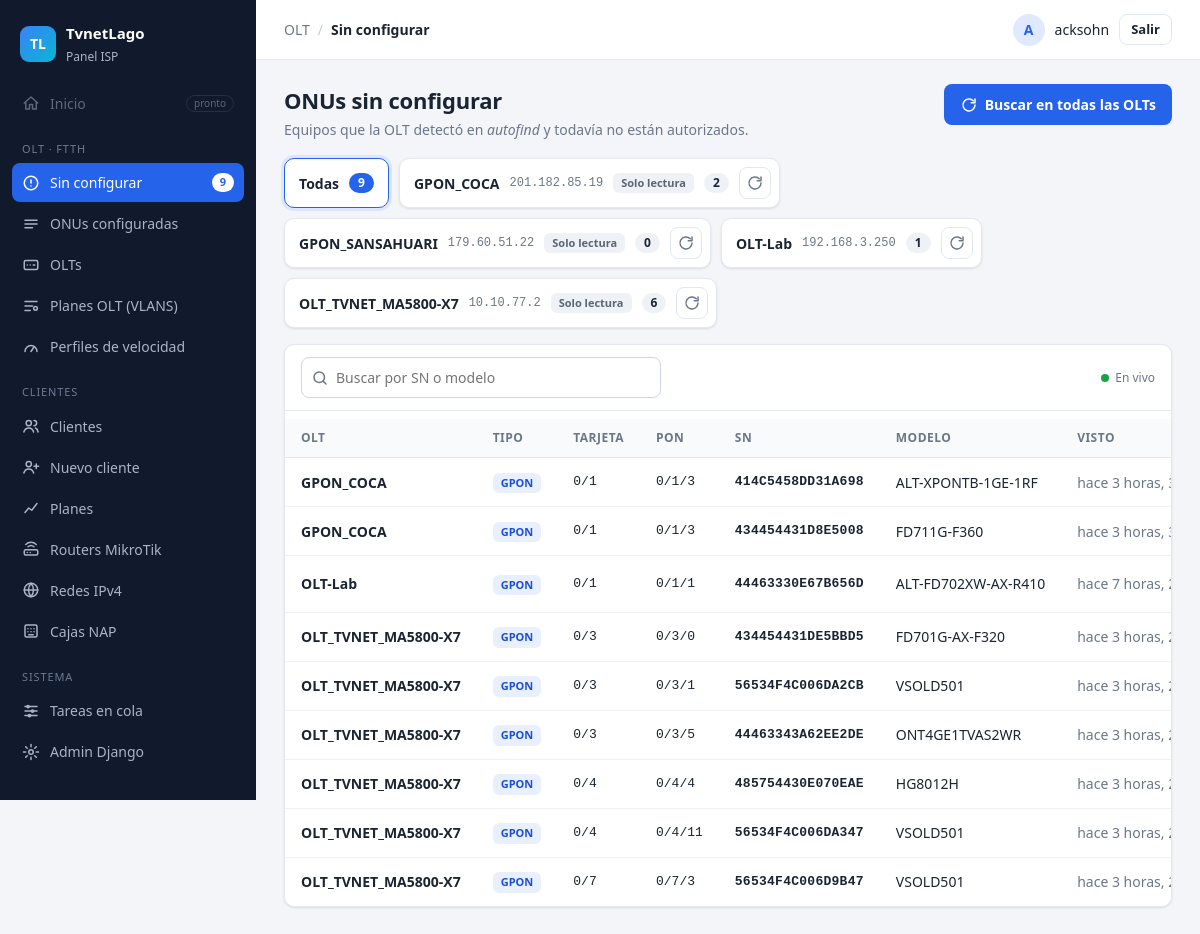
Page /olt/sin-configurar/ (signed in) on the committed database.
### Aplicaciones/ServerOLT/models.py (models this page shows, shortened)
class OLT(models.Model):
    PROTOCOLOS = [("ssh", "SSH"), ("telnet", "Telnet")]
    nombre = models.CharField(max_length=50, unique=True)
    host = models.CharField(max_length=100)
    puerto_ssh = models.PositiveIntegerField("Puerto (SSH o Telnet)", default=22)
    usuario = models.CharField(max_length=50)
    clave = models.CharField(max_length=100)
    protocolo = models.CharField(max_length=6, choices=PROTOCOLOS, default="ssh")
    solo_lectura = models.BooleanField(
        default=False,
        help_text="Márcalo si esta OLT la maneja otro sistema (ej. SmartOLT): "
                  "solo se lee, nunca se autoriza ni se da de baja desde aquí.")
    snmp_comunidad = models.CharField(max_length=50, blank=True)
    snmp_puerto = models.PositiveIntegerField(default=161)
    activa = models.BooleanField(default=True)
    ACCIONES = [("", "—"), ("info", "Leyendo info de la OLT"),
                ("puertos", "Leyendo puertos PON"), ("puerto", "Cambiando puertos PON"),
                ("reset_pon", "Reiniciando ONUs de un puerto"),
                ("vlans", "Leyendo VLANs"), ("crear_vlan", "Creando VLANs"),
                ("perfiles_ont", "Leyendo perfiles")]
    modelo_equipo = models.CharField("Modelo", max_length=40, blank=True)
    version = models.CharField("Versión", max_length=60, blank=True)
    encendida_desde = models.DateTimeField(null=True, blank=True)
    tarjetas = models.JSONField(default=list, blank=True)
    conectada = models.BooleanField(null=True, blank=True, help_text="Resultado de la última conexión")
    info_leida = models.DateTimeField(null=True, blank=True)
    accion_pendiente = models.CharField(max_length=12, choices=ACCIONES, blank=True, default="")
    accion_desde = models.DateTimeField(null=True, blank=True)
    ultimo_error = models.TextField(blank=True)
    perfiles = models.JSONField(default=dict, blank=True)
    MINUTOS_TRABADA = 5  # paso 20b: una orden de OLT que no termina en este tiempo se da por fallida

class ONU(models.Model):
    ESTADOS = [
        ("sin_autorizar", "Sin autorizar"),
        ("autorizando", "Autorizando..."),
        ("activa", "Activa"),
        ("suspendida", "Suspendida"),
        ("error", "Error"),
        ("no_detectada", "Ya no aparece en autofind"),  # NUEVO (paso 13)
    ]
    ACCIONES = [  # NUEVO (paso 9): orden en la fila que todavía no termina
        ("", "—"),
        ("senal", "Leyendo señal"),
        ("reiniciar", "Reiniciando"),
        ("desactivar", "Suspendiendo"),
        ("activar", "Reactivando"),
        ("baja", "Eliminando de la OLT"),
        ("velocidad", "Cambiando velocidad"),  # paso 18
    ]
    olt = models.ForeignKey(OLT, on_delete=models.PROTECT, related_name="onus")
    cliente = models.ForeignKey("ServerMikro.Cliente", on_delete=models.SET_NULL,
                                null=True, blank=True, related_name="onus")
    plan = models.ForeignKey(PlanOLT, on_delete=models.PROTECT, null=True, blank=True)
    vlan = models.PositiveSmallIntegerField("User VLAN-ID", null=True, blank=True)
    lineprofile_id = models.PositiveIntegerField("Line-profile", null=True, blank=True)
    srvprofile_id = models.PositiveIntegerField("Service-profile", null=True, blank=True)
    gemport = models.PositiveSmallIntegerField("GEM port", null=True, blank=True)
    sn = models.CharField("SN", max_length=16, unique=True)
    modelo = models.CharField(max_length=50, blank=True)
    frame = models.PositiveSmallIntegerField(default=0)
    slot = models.PositiveSmallIntegerField()
    puerto = models.PositiveSmallIntegerField()
    ont_id = models.PositiveSmallIntegerField(null=True, blank=True)
    service_port = models.PositiveIntegerField(null=True, blank=True)
    descripcion = models.CharField(max_length=60, blank=True)
    MODOS = [("routing", "Routing (la ONU marca PPPoE)"), ("bridging", "Bridging (el router del cliente marca PPPoE)")]
    modo = models.CharField("ONU mode", max_length=8, choices=MODOS, default="bridging")
    aviso = models.TextField(blank=True, help_text="Algo que no salió del todo bien al autorizar (no es un error)")
    vel_bajada = models.ForeignKey(PerfilVelocidad, on_delete=models.PROTECT, null=True, blank=True,
                                   related_name="onus_bajada", limit_choices_to={"direccion": "bajada"},
                                   verbose_name="Download speed")
    vel_subida = models.ForeignKey(PerfilVelocidad, on_delete=models.PROTECT, null=True, blank=True,
                                   related_name="onus_subida", limit_choices_to={"direccion": "subida"},
                                   verbose_name="Upload speed")
    estado = models.CharField(max_length=15, choices=ESTADOS, default="sin_autorizar")
    rx_power = models.FloatField("Señal RX (dBm)", null=True, blank=True)
    tx_power = models.FloatField("Señal TX de la ONU (dBm)", null=True, blank=True)
    olt_rx_power = models.FloatField("RX en la OLT (dBm)", null=True, blank=True)
    temperatura = models.FloatField("Temperatura (°C)", null=True, blank=True)
    en_linea = models.BooleanField("En línea", null=True, blank=True)
    senal_leida = models.DateTimeField("Señal leída", null=True, blank=True)
    accion_pendiente = models.CharField(max_length=12, choices=ACCIONES, blank=True, default="")
    ultimo_error = models.TextField(blank=True)
    actualizado = models.DateTimeField(auto_now=True)
    class Meta:
        constraints = [
            models.UniqueConstraint(fields=["olt", "frame", "slot", "puerto", "ont_id"],
                                    name="onu_posicion_unica"),
        ]
    MINUTOS_TRABADA = 5
    @property
    def fsp(self):
        return f"{self.frame}/{self.slot}/{self.puerto}"

### Aplicaciones/ServerOLT/views.py (the view)
# urls.py: path("sin-configurar/", views.sin_configurar, name="sin_configurar"),
@login_required
def sin_configurar(request):
    olts = (OLT.objects.filter(activa=True)
            .annotate(pendientes=Count("onus", filter=Q(onus__estado__in=PENDIENTES)))
            .order_by("nombre"))
    onus = (ONU.objects.filter(estado__in=PENDIENTES)
            .select_related("olt")
            .order_by("olt__nombre", "frame", "slot", "puerto", "sn"))
    olt_id = request.GET.get("olt", "")
    busqueda = request.GET.get("q", "").strip()
    if olt_id.isdigit():
        onus = onus.filter(olt_id=int(olt_id))
    if busqueda:
        onus = onus.filter(Q(sn__icontains=busqueda) | Q(modelo__icontains=busqueda))
    contexto = {
        "olts": olts,
        "onus": onus,
        "olt_id": olt_id,
        "busqueda": busqueda,
        "total_pendientes": sum(o.pendientes for o in olts),
        "hay_planes": PlanOLT.objects.exists(),
    }
    return render(request, "olt/sin_configurar.html", contexto)

### Aplicaciones/ServerOLT/context_processors.py (called while the page is built)
def menu(request):
    if not request.user.is_authenticated:
        return {}
    return {"menu_pendientes": ONU.objects.filter(estado="sin_autorizar").count()}

### Aplicaciones/ServerOLT/templates/olt/sin_configurar.html (shortened to what this page needs)
{% extends "panel/base.html" %}
{% block migas %}<span>OLT</span><span class="sep">/</span><strong>Sin configurar</strong>{% endblock %}
{% block contenido %}
<div class="cabecera">
  <div>
    <h1>ONUs sin configurar</h1>
    <p class="sub">Equipos que la OLT detectó en <em>autofind</em> y todavía no están autorizados.</p>
  </div>
  <form method="post" action="{% url 'olt:buscar_todas' %}">
    <button class="btn btn-primario" type="submit" data-cargando="Buscando…">
      <svg viewBox="0 0 24 24"><path d="M20 12a8 8 0 11-2.3-5.7M20 4v5h-5"/></svg>
      Buscar en todas las OLTs
    </button>
  </form>
</div>
<div class="olts" id="olts" data-vivo>
  <a class="olt-chip {% if not olt_id %}activo{% endif %}" href="?{% if busqueda %}q={{ busqueda|urlencode }}{% endif %}">
    <span class="olt-nombre">Todas</span>
    <span class="olt-num">{{ total_pendientes }}</span>
  </a>
  {% for o in olts %}
  <div class="olt-chip {% if olt_id == o.pk|stringformat:'d' %}activo{% endif %}">
    <a href="?olt={{ o.pk }}{% if busqueda %}&q={{ busqueda|urlencode }}{% endif %}" class="olt-enlace">
      <span class="olt-nombre">{{ o.nombre }}</span>
      <span class="olt-host">{{ o.host }}</span>
      {% if o.solo_lectura %}<span class="etiqueta etiqueta-gris" title="Esta OLT la maneja otro sistema">Solo lectura</span>{% endif %}
      <span class="olt-num">{{ o.pendientes }}</span>
    </a>
    <form method="post" action="{% url 'olt:buscar' o.pk %}">
      <button class="btn-icono" type="submit" title="Buscar ONUs nuevas en {{ o.nombre }}" data-cargando="">
        <svg viewBox="0 0 24 24"><path d="M20 12a8 8 0 11-2.3-5.7M20 4v5h-5"/></svg>
      </button>
    </form>
  </div>
  {% empty %}
  <p class="sub">No hay OLTs activas. Agrégalas en el admin.</p>
  {% endfor %}
</div>
<div class="tarjeta">
  <div class="tarjeta-barra">
    <form method="get" class="buscador">
      <svg viewBox="0 0 24 24"><circle cx="11" cy="11" r="7"/><path d="M20 20l-3.5-3.5"/></svg>
      <input type="search" name="q" value="{{ busqueda }}" placeholder="Buscar por SN o modelo">
    </form>
    <span class="en-vivo" title="La tabla se actualiza sola cada 5 segundos"><i></i>En vivo</span>
  </div>
  <div id="tabla-onus" data-vivo>
    {% include "olt/_tabla_sin_configurar.html" %}
  </div>
</div>
{% endblock %}

### templates/panel/base.html (shortened to what this page needs)
{% load static %}<!DOCTYPE html>
<html lang="es">
<head>
  <link rel="stylesheet" href="{% static 'vendor/select2/select2.min.css' %}">
  <link rel="stylesheet" href="{% static 'css/panel.css' %}">
</head>
<body>
<div class="app">
  <aside class="sidebar" id="sidebar">
    <div class="marca">
      <span class="marca-logo">TL</span>
      <div><strong>TvnetLago</strong><small>Panel ISP</small></div>
    </div>
    {% with ruta=request.resolver_match.view_name %}
    <nav>
      <a class="item deshabilitado" title="Próximamente">
        <svg viewBox="0 0 24 24"><path d="M3 12l9-8 9 8M5 10v10h5v-6h4v6h5V10"/></svg>
        Inicio <span class="pronto">pronto</span>
      </a>
      <p class="seccion">OLT · FTTH</p>
      <a class="item {% if ruta == 'olt:sin_configurar' or ruta == 'olt:autorizar' %}activo{% endif %}"
         href="{% url 'olt:sin_configurar' %}">
        <svg viewBox="0 0 24 24"><circle cx="12" cy="12" r="9"/><path d="M12 8v4M12 16h.01"/></svg>
        Sin configurar
        <span id="menu-pendientes" data-vivo class="contador-caja">{% if menu_pendientes %}<span class="contador">{{ menu_pendientes }}</span>{% endif %}</span>
      </a>
      <a class="item {% if ruta == 'olt:configuradas' or ruta == 'olt:detalle_onu' %}activo{% endif %}" href="{% url 'olt:configuradas' %}">
        <svg viewBox="0 0 24 24"><path d="M4 7h16M4 12h16M4 17h10"/></svg>
        ONUs configuradas
      </a>
      <a class="item {% if ruta == 'olt:olts' or ruta == 'olt:detalle_olt' or ruta == 'olt:olt_nueva' or ruta == 'olt:olt_editar' %}activo{% endif %}" href="{% url 'olt:olts' %}">
        <svg viewBox="0 0 24 24"><rect x="3" y="6" width="18" height="12" rx="2"/><path d="M7 12h.01M11 12h.01M15 12h2"/></svg>
        OLTs
      </a>
      <a class="item {% if ruta == 'olt:planes_olt' or ruta == 'olt:plan_olt_nuevo' or ruta == 'olt:plan_olt_editar' %}activo{% endif %}" href="{% url 'olt:planes_olt' %}">
        <svg viewBox="0 0 24 24"><path d="M4 6h16M4 12h10M4 18h7"/><circle cx="18" cy="15" r="2.5"/></svg>
        Planes OLT (VLANS)
      </a>
      <a class="item {% if ruta == 'olt:velocidades' or ruta == 'olt:velocidad_nueva' or ruta == 'olt:velocidad_editar' %}activo{% endif %}" href="{% url 'olt:velocidades' %}">
        <svg viewBox="0 0 24 24"><path d="M4 18a8 8 0 1 1 16 0"/><path d="M12 18l4-6"/></svg>
        Perfiles de velocidad
      </a>
      <p class="seccion">Clientes</p>
      <a class="item {% if request.resolver_match.namespace == 'clientes' and ruta != 'clientes:nuevo' and 'plan' not in ruta and 'router' not in ruta %}activo{% endif %}" href="{% url 'clientes:lista' %}">
        <svg viewBox="0 0 24 24"><circle cx="9" cy="8" r="3.5"/><path d="M2.5 20c.8-3.5 3.3-5.5 6.5-5.5s5.7 2 6.5 5.5M16 4.5a3.5 3.5 0 010 7M18 14.6c1.9.7 3 2.6 3.5 5.4"/></svg>
        Clientes
      </a>
      {% if perms.ServerMikro.add_cliente %}
      <a class="item {% if ruta == 'clientes:nuevo' %}activo{% endif %}" href="{% url 'clientes:nuevo' %}">
        <svg viewBox="0 0 24 24"><circle cx="9" cy="8" r="3.5"/><path d="M2.5 20c.8-3.5 3.3-5.5 6.5-5.5s5.7 2 6.5 5.5M19 8v6M16 11h6"/></svg>
        Nuevo cliente
      </a>
      {% endif %}
      <a class="item {% if ruta == 'clientes:planes' or ruta == 'clientes:plan_nuevo' or ruta == 'clientes:plan_editar' %}activo{% endif %}" href="{% url 'clientes:planes' %}">
        <svg viewBox="0 0 24 24"><path d="M4 18l5-6 4 3 7-9"/></svg>
        Planes
      </a>
      <a class="item {% if 'router' in ruta %}activo{% endif %}" href="{% url 'clientes:routers' %}">
        <svg viewBox="0 0 24 24"><rect x="3" y="13" width="18" height="7" rx="2"/><path d="M7 16.5h.01M11 16.5h.01M8 9a6 6 0 018 0M5 6a10 10 0 0114 0"/></svg>
        Routers MikroTik
      </a>
      <a class="item {% if ruta == 'clientes:redes' or 'clientes:red_' in ruta %}activo{% endif %}" href="{% url 'clientes:redes' %}">
        <svg viewBox="0 0 24 24"><circle cx="12" cy="12" r="9"/><path d="M3 12h18M12 3a14 14 0 010 18M12 3a14 14 0 000 18"/></svg>
        Redes IPv4
      </a>
      <a class="item {% if 'clientes:nap' in ruta %}activo{% endif %}" href="{% url 'clientes:naps' %}">
        <svg viewBox="0 0 24 24"><rect x="4" y="4" width="16" height="16" rx="2"/><path d="M8 9h.01M12 9h.01M16 9h.01M8 13h.01M12 13h.01M16 13h.01M9 17h6"/></svg>
        Cajas NAP
      </a>
      <p class="seccion">Sistema</p>
      <a class="item {% if ruta == 'tareas:lista' %}activo{% endif %}" href="{% url 'tareas:lista' %}">
        <svg viewBox="0 0 24 24"><path d="M4 6h16M4 12h16M4 18h16"/><circle cx="8" cy="6" r="1.5"/><circle cx="14" cy="12" r="1.5"/><circle cx="10" cy="18" r="1.5"/></svg>
        Tareas en cola
      </a>
      {% if user.is_staff %}
      <a class="item" href="{% url 'admin:index' %}">
        <svg viewBox="0 0 24 24"><circle cx="12" cy="12" r="3"/><path d="M12 2v3M12 19v3M2 12h3M19 12h3M4.9 4.9L7 7M17 17l2.1 2.1M4.9 19.1L7 17M17 7l2.1-2.1"/></svg>
        Admin Django
      </a>
      {% endif %}
    </nav>
    {% endwith %}
  </aside>
  <div class="principal">
    <header class="topbar">
      <div class="migas">{% block migas %}{% endblock %}</div>
      {% if user.is_authenticated %}
      <form method="post" action="{% url 'logout' %}" class="usuario">
        <span class="avatar">{{ user.username|slice:":1"|upper }}</span>
        <span class="usuario-nombre">{{ user.username }}</span>
        <button type="submit" class="btn btn-fantasma btn-sm">Salir</button>
      </form>
      {% endif %}
    </header>
    <main class="contenido">
      {% block contenido %}{% endblock %}
    </main>
  </div>
</div>
</body>
</html>

### Aplicaciones/ServerOLT/templates/olt/_tabla_sin_configurar.html (shortened to what this page needs)
<div class="tabla-scroll">
<table class="tabla">
  <thead>
    <tr>
      <th class="ocultar-movil">OLT</th>
      <th class="ocultar-movil">Tipo</th>
      <th class="ocultar-movil">Tarjeta</th>
      <th>PON</th>
      <th>SN</th>
      <th class="ocultar-movil">Modelo</th>
      <th class="ocultar-movil">Visto</th>
    </tr>
  </thead>
  <tbody>
  {% for onu in onus %}
    <tr class="{% if onu.ultimo_error %}fila-error{% endif %}">
      <td class="ocultar-movil"><strong>{{ onu.olt.nombre }}</strong></td>
      <td class="ocultar-movil"><span class="etiqueta">GPON</span></td>
      <td class="mono ocultar-movil">{{ onu.frame }}/{{ onu.slot }}</td>
      <td class="mono">{{ onu.fsp }}</td>
      <td class="mono sn">{{ onu.sn }}</td>
      <td class="ocultar-movil">{{ onu.modelo|default:"—" }}</td>
      <td class="tenue ocultar-movil" title="{{ onu.actualizado|date:'d/m/Y H:i:s' }}">hace {{ onu.actualizado|timesince }}</td>
    </tr>
  {% endfor %}
  </tbody>
</table>
</div>

### rows in the picture
OLT: nombre "GPON_COCA", host "201.182.85.19", solo_lectura "Solo lectura", pendientes "2"
OLT: nombre "GPON_SANSAHUARI", host "179.60.51.22", solo_lectura "Solo lectura", pendientes "0"
OLT: nombre "OLT-Lab", host "192.168.3.250", pendientes "1"
OLT: nombre "OLT_TVNET_MA5800-X7", host "10.10.77.2", solo_lectura "Solo lectura", pendientes "6"
ONU: olt.nombre "GPON_COCA", frame "0", slot "1", fsp "0/1/3", sn "414C5458DD31A698", modelo "ALT-XPONTB-1GE-1RF", actualizado "3 horas,…"
ONU: olt.nombre "GPON_COCA", frame "0", slot "1", fsp "0/1/3", sn "434454431D8E5008", modelo "FD711G-F360", actualizado "3 horas,…"
ONU: olt.nombre "OLT-Lab", frame "0", slot "1", fsp "0/1/1", sn "44463330E67B656D", modelo "ALT-FD702XW-AX-R410", actualizado "7 horas,…"
ONU: olt.nombre "OLT_TVNET_MA5800-X7", frame "0", slot "3", fsp "0/3/0", sn "434454431DE5BBD5", modelo "FD701G-AX-F320", actualizado "3 horas,…"
ONU: olt.nombre "OLT_TVNET_MA5800-X7", frame "0", slot "3", fsp "0/3/1", sn "56534F4C006DA2CB", modelo "VSOLD501", actualizado "3 horas,…"
ONU: olt.nombre "OLT_TVNET_MA5800-X7", frame "0", slot "3", fsp "0/3/5", sn "44463343A62EE2DE", modelo "ONT4GE1TVAS2WR", actualizado "3 horas,…"
ONU: olt.nombre "OLT_TVNET_MA5800-X7", frame "0", slot "4", fsp "0/4/4", sn "485754430E070EAE", modelo "HG8012H", actualizado "3 horas,…"
ONU: olt.nombre "OLT_TVNET_MA5800-X7", frame "0", slot "4", fsp "0/4/11", sn "56534F4C006DA347", modelo "VSOLD501", actualizado "3 horas,…"
ONU: olt.nombre "OLT_TVNET_MA5800-X7", frame "0", slot "7", fsp "0/7/3", sn "56534F4C006D9B47", modelo "VSOLD501", actualizado "3 horas,…"

### other values in the picture
{{ menu_pendientes }} "9"
{{ user.username|slice:":1"|upper }} "A"
{{ user.username }} "acksohn"
{{ total_pendientes }} "9"
